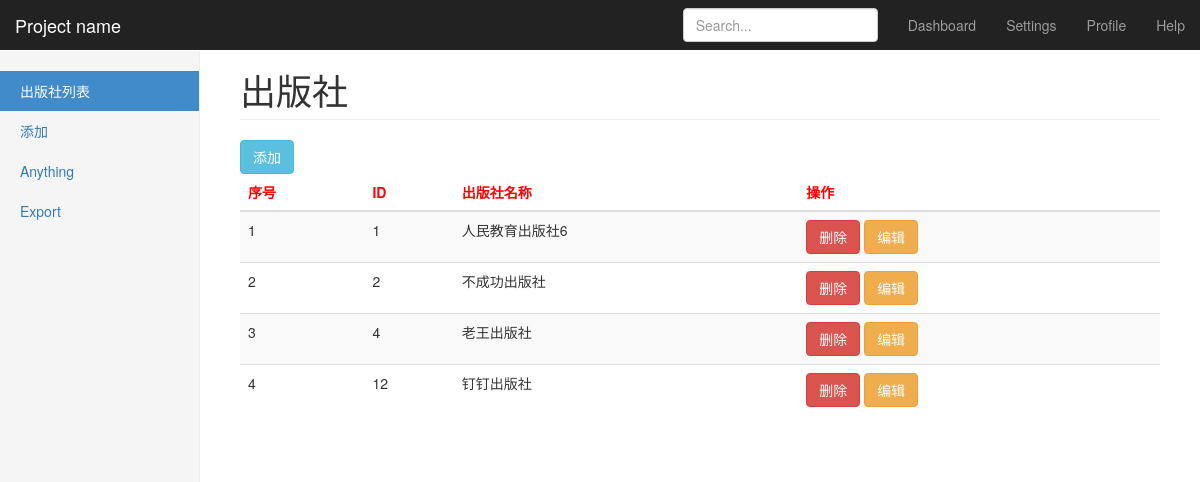
The app's page /app01/publisher_list/ (signed in), older data.
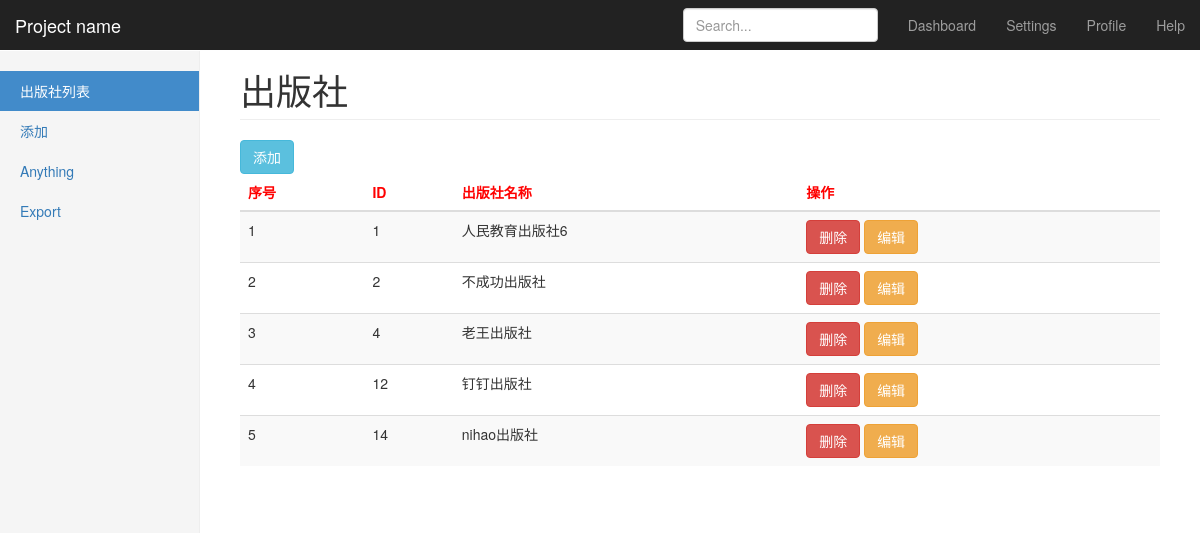
The same page, newer data.
### app01/models.py (models this page shows, shortened)
class Publisher(models.Model):
    name = models.CharField(max_length=32,verbose_name='出版社名称')

### app01/views.py (the view)
def publisher_list(request):
    all_publishers = models.Publisher.objects.all()
    return render(request, 'publisher_list.html', {'all_publishers': all_publishers})

### app01/mid/auth.py (called while the page is built)
    def process_request(self,request):
        next_url=request.path_info
        if next_url in self.black_list:
            return HttpResponse('这是一个错误的url')
        elif next_url in self.white_list or request.session.get("user"):
            return
        else:
            return redirect("/app01/login/?return={}".format(next_url))

### templates/publisher_list.html
{% extends 'base.html' %}
{% block title %}
            <ul class="nav nav-sidebar">
                <li class="active"><a href="{% url 'publisher' %}">出版社列表 <span class="sr-only">(current)</span></a></li>
                <li><a href="{% url 'pub-add' %}">添加</a></li>
                <li><a href="#">Anything</a></li>
                <li><a href="#">Export</a></li>
            </ul>
{% endblock %}
{% block content %}
    <a  class="btn btn-info" href="{% url 'pub-add' %}">添加</a>
    <table class="table table-hover table-striped" >
    <thead>
    <tr style="color: red">
        <th>序号</th>
        <th>ID</th>
        <th>出版社名称</th>
        <th>操作</th>
    </tr>
    </thead>
    <tbody>
    {% for publisher in all_publishers %}
        <tr >
            <td > {{ forloop.counter }} </td>
            <td > {{ publisher.id }} </td>
            <td > {{ publisher.name }} </td>
            <td>
                <a class="btn btn-danger" href="{% url 'del' 'publisher' publisher.pk %}">删除</a>
                <a class="btn btn-warning" href="{% url 'pub-edit' pk=publisher.pk %}">编辑</a>
            </td>
        </tr>
    {% endfor %}
    </tbody>
</table>
{% endblock %}

Row changes from the older to the newer data that the page shows:
added Publisher: id "14", name "nihao出版社"
